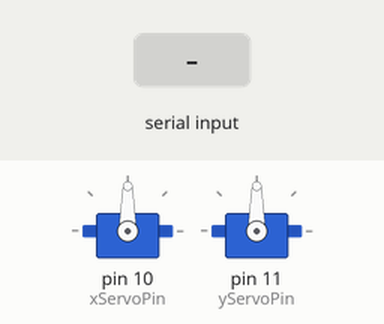
Recording of a sketch running on a simulated Arduino Uno, built with avr-gcc and run on an emulated ATmega328P. Parts: 2 × servo. Inputs (shaded band) come from the test bench.

Above: at 1.2 s.
1.3 s: "X90\n" received over Serial
At 2.5 s:
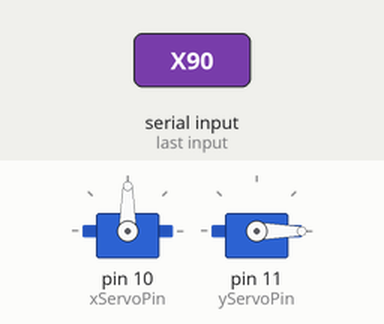
2.8 s: "X,45\n" received over Serial
At 3.7 s:
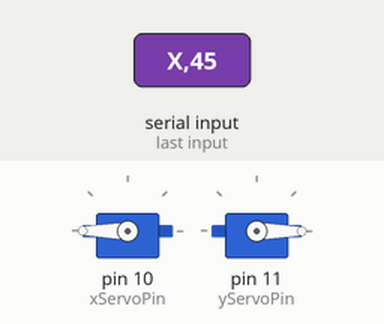
Timing chart, 0 to 5.8 s (numbered marks = the images above; inputs shaded):
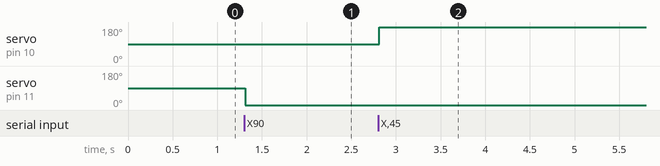

The sketch:

laser.ino
```cpp
#include<Servo.h>

Servo serX;
Servo serY;
//Servo trig;
int xServoPin = 10;
int yServoPin = 11;
//int triggerPin = 9;
int laserPin = 8;
bool laserState = false;
String serialData;

void setup() {
  // put your setup code here, to run once:
//  pinMode(laserPin, OUTPUT);
//  trig.attach(triggerPin);
  serX.attach(xServoPin);
  serY.attach(yServoPin);
  Serial.begin(9600);
  Serial.setTimeout(10);
}

void loop(){
  while (!Serial.available()){}
  serialData = Serial.readString();
  if (serialData[0] == 'X'){
    serX.write(180 - parseDataX(serialData));
    serY.write(parseDataY(serialData));
//    delay(500);
//    trig.write(50);
//    delay(1000);
//    trig.write(90);
    }
//  else{
//
//    if (laserState){
//      digitalWrite(laserPin, LOW);
//      laserState = false;}
//    else{digitalWrite(laserPin, HIGH);
//      laserState = true;}
//}
}

int parseDataX(String data){
  data.remove(data.indexOf("Y"));
  data.remove(data.indexOf("X"), 1);
  return data.toInt();
}

int parseDataY(String data){
  data.remove(0, data.indexOf("Y") + 1);
  return data.toInt();
}
```

Measured:
- after the input at 1.3 s, servo on pin 11 (yServoPin): 90° → 0° at once
- after the input at 2.8 s, servo on pin 10 (xServoPin): 90° → 180° at once
